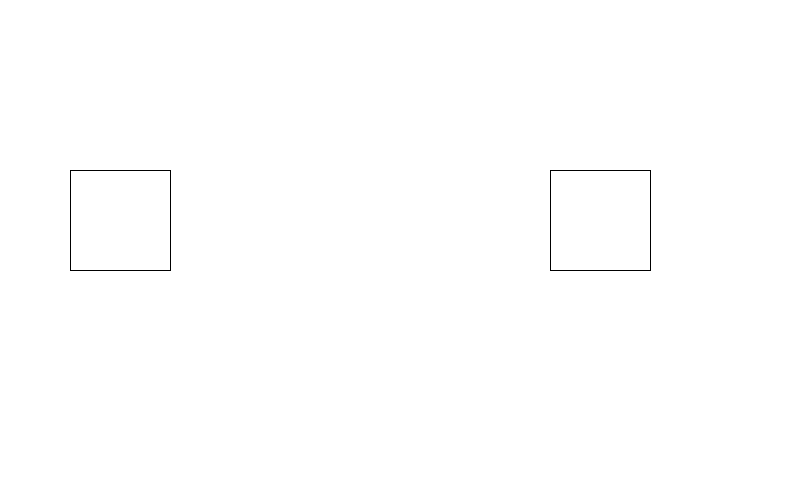
Frame 1 (no input)
Frame 60 (the mouse pressed at the canvas centre just before this capture): identical to frame 1, image omitted
Frame 120 (the mouse held since frame 60 and released just before this capture): identical to frame 1, image omitted

The Processing sketch that drew this single still picture (run headless with seeded random() and noise(); from frame 60 on, the mouse is pressed at the canvas centre):

// Processing sketch: BOXBOXGAME
// ── BOXBOXGAME.pde
// eksempelkode taget fra https://processing.org/examples/mousefunctions.html

int x = 120;
int y = 220;

int boxSize = 50;
boolean yesBox;

int boxDistance = 480;




void setup() {
  size(800, 500);
  rectMode(RADIUS);
}

void draw() {
  background(255);

  if(mouseX > x-boxSize && mouseX < x+boxSize && mouseY > y-boxSize && mouseY < y+boxSize){
    yesBox = true;
  }
  
  if(mouseX > x+boxDistance-boxSize && mouseX < x+boxDistance+boxSize && mouseY > y-boxSize && mouseY < y+boxSize){
    yesBox = true;
  }
  
  if(mouseX < x-boxSize || mouseX > x+boxSize || mouseY < y-boxSize || mouseY > y+boxSize){
    yesBox = !true;
  }
  
  if(yesBox == true){
   stroke(255); 
  }
  
  if(yesBox == !true){
   stroke(0); 
  }

  square(x, y, boxSize);

  square(x+boxDistance, y, boxSize);


  // mouseFunctions;
}

// ── mouseFunctions.pde
/*
float bx;
float by;
int boxSize = 75;
boolean overBox = false;
boolean locked = false;
float xOffset = 0.0; 
float yOffset = 0.0; 

void setup() {
  size(640, 360);
  bx = width/2.0;
  by = height/2.0;
  rectMode(RADIUS);  
}

void draw() { 
  background(0);
  
  // Test if the cursor is over the box 
  if (mouseX > bx-boxSize && mouseX < bx+boxSize && 
      mouseY > by-boxSize && mouseY < by+boxSize) {
    overBox = true;  
    if(!locked) { 
      stroke(255); 
      fill(153);
    } 
  } else {
    stroke(153);
    fill(153);
    overBox = false;
  }
  
  // Draw the box
  rect(bx, by, boxSize, boxSize);
}

void mousePressed() {
  if(overBox) { 
    locked = true; 
    fill(255, 255, 255);
  } else {
    locked = false;
  }
  xOffset = mouseX-bx; 
  yOffset = mouseY-by; 

}

void mouseDragged() {
  if(locked) {
    bx = mouseX-xOffset; 
    by = mouseY-yOffset; 
  }
}

void mouseReleased() {
  locked = false;
}
*/
